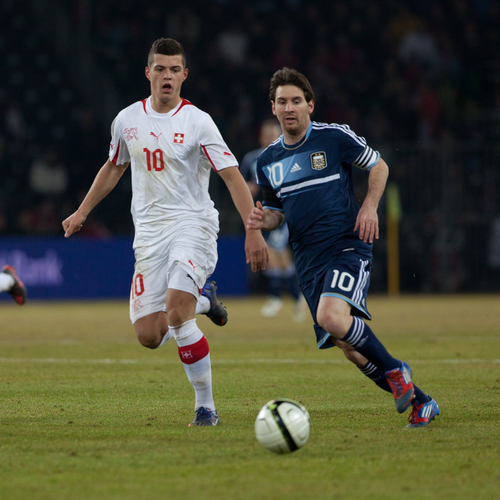
#> input picture FaceDetection/messi.png, 500 x 500 px
$ python detect_faces.py --face haarcascade_frontalface_default.xml --image messi.png
#> lines starting #> are read from the running program, lines starting #| are printed output that depends on the picture
### FaceDetection/facedetector.py
import cv2


class FaceDetector:
    def __init__(self, faceCascadePath):
        self.faceCascade = cv2.CascadeClassifier(faceCascadePath)

    def detect(self, image, scaleFactor=1.1, minNeighbors=5, minSize=(30, 30)):
        rects = self.faceCascade.detectMultiScale(image,
                                                  scaleFactor=scaleFactor,
                                                  minNeighbors=minNeighbors,
                                                  minSize=minSize,
                                                  flags=cv2.CASCADE_SCALE_IMAGE)
        return rects

### FaceDetection/detect_faces.py
import argparse
import cv2
from FaceDetection.facedetector import FaceDetector


ap = argparse.ArgumentParser()
ap.add_argument('-f', '--face', required=True,
                help='Path to where the face cascade resides')
ap.add_argument('-i', '--image', required=True,
                help='Path to where the image file resides')
args = vars(ap.parse_args())

image = cv2.imread(args['image'])
#> image is the input picture: shape (500, 500, 3); mean B, G, R 58.7, 75.7, 74.3
gray = cv2.cvtColor(image, cv2.COLOR_BGR2GRAY)
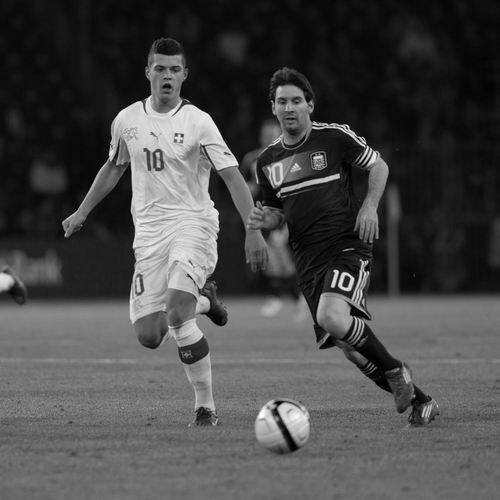
#> gray: shape (500, 500); min 0, max 255, mean 73.3

fd = FaceDetector(args['face'])
faceRects = fd.detect(gray, scaleFactor=1.2,minNeighbors=5,
                      minSize=(30, 30))
#> in detect, `rects = self.faceCascade.detectMultiScale(image, scaleFactor=scaleFact..`: rects = [[144, 51, 47, 47], [265, 82, 49, 49]]
#> faceRects = [[144, 51, 47, 47], [265, 82, 49, 49]]
print('I found {} face(s)'.format(len(faceRects)))
#| I found 2 face(s)

for (x,y, w, h) in faceRects:
    cv2.rectangle(image, (x, y), (x+w, y+h), (0, 255, 0), 2)
#> this loop made 2 passes

cv2.imshow('Faces', image)
cv2.waitKey(0)

$ run again, on FaceDetection/obama2.png
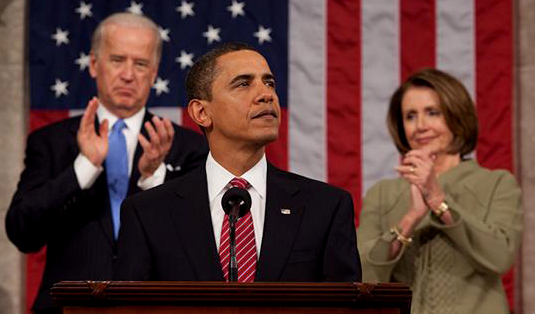
#> input picture FaceDetection/obama2.png, 535 x 314 px
#> image is the input picture: shape (314, 535, 3); mean B, G, R 56.3, 59.6, 91.4
#> `gray = cv2.cvtColor(image, cv2.COLOR_BGR2GRAY)`:
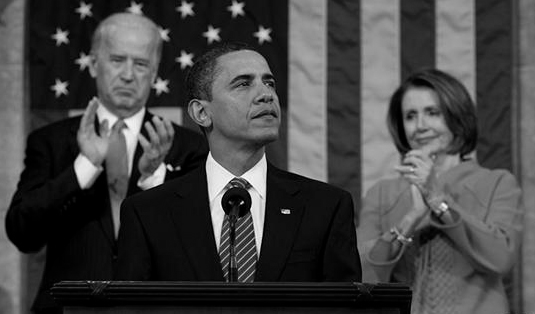
#> gray: shape (314, 535); min 0, max 254, mean 68.7
#> rects = [[392, 92, 59, 59], [95, 35, 67, 67], [213, 50, 85, 85]]
#> faceRects has the same summary as rects in detect
#| I found 3 face(s)
#> the loop `for (x,y, w, h) in faceRects:` made 3 passes
